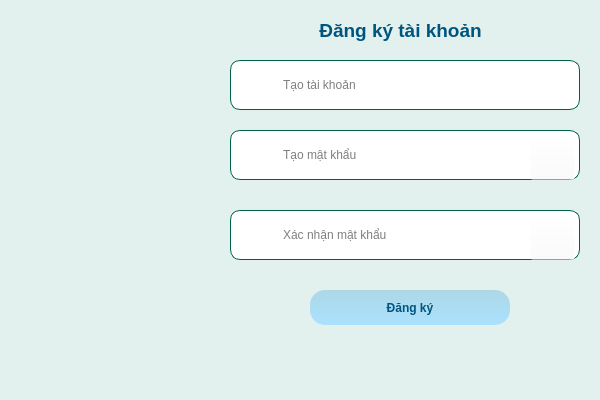
<?xml version="1.0" encoding="UTF-8"?>
<ui version="4.0">
 <class>Dialog</class>
 <widget class="QDialog" name="Dialog">
  <property name="geometry">
   <rect>
    <x>0</x>
    <y>0</y>
    <width>600</width>
    <height>400</height>
   </rect>
  </property>
  <property name="windowTitle">
   <string>Màn hình đăng ký tài khoản</string>
  </property>
  <property name="styleSheet">
   <string notr="true">QLineEdit{
padding-left:50px;
background: white;
border: 1px solid #005F49;
border-radius: 10px
}
QLineEdit:focus{
border: 2px solid #005F49;
}
QLabel{
color:#00557F;
font:bold
}
QDialog{
background-color:#E3F1EE;
background-image: url(:/icon/icon/bg.jpg)
}

#btn_signup{
	background-color: qlineargradient(spread:pad, x1:0, y1:0, x2:0, y2:1, stop:0 rgba(173, 216, 230, 255), stop:1 rgba(170, 225, 255, 255));
	border-radius: 15px;
	color: #00557F;
	font-weight:bold
}
#btn_signup:hover{
	background-color: #00557F;
	cursor: pointer;
    color: white;
}
#btn_back{
	background-color: qlineargradient(spread:pad, x1:0, y1:0, x2:0, y2:1, stop:0 rgba(173, 216, 230, 255), stop:1 rgba(170, 225, 255, 255));
	border-radius: 15px;
	color: rgb(245, 245, 235);
}
#btn_back:hover{
	background-color: rgba(200, 216, 230, 255);
	cursor: pointer;
    color: black;
}</string>
  </property>
  <widget class="QLabel" name="label_4">
   <property name="geometry">
    <rect>
     <x>300</x>
     <y>10</y>
     <width>201</width>
     <height>41</height>
    </rect>
   </property>
   <property name="minimumSize">
    <size>
     <width>0</width>
     <height>0</height>
    </size>
   </property>
   <property name="font">
    <font>
     <family>Segoe UI</family>
     <pointsize>14</pointsize>
     <weight>75</weight>
     <bold>true</bold>
    </font>
   </property>
   <property name="styleSheet">
    <string notr="true">text-align: center</string>
   </property>
   <property name="text">
    <string>Đăng ký tài khoản</string>
   </property>
   <property name="alignment">
    <set>Qt::AlignCenter</set>
   </property>
   <property name="indent">
    <number>-1</number>
   </property>
  </widget>
  <widget class="QPushButton" name="btn_signup">
   <property name="geometry">
    <rect>
     <x>310</x>
     <y>290</y>
     <width>200</width>
     <height>35</height>
    </rect>
   </property>
   <property name="font">
    <font>
     <weight>75</weight>
     <bold>true</bold>
    </font>
   </property>
   <property name="cursor">
    <cursorShape>PointingHandCursor</cursorShape>
   </property>
   <property name="styleSheet">
    <string notr="true"/>
   </property>
   <property name="text">
    <string>Đăng ký</string>
   </property>
  </widget>
  <widget class="QLineEdit" name="txt_username">
   <property name="geometry">
    <rect>
     <x>230</x>
     <y>60</y>
     <width>350</width>
     <height>50</height>
    </rect>
   </property>
   <property name="minimumSize">
    <size>
     <width>350</width>
     <height>50</height>
    </size>
   </property>
   <property name="maximumSize">
    <size>
     <width>350</width>
     <height>50</height>
    </size>
   </property>
   <property name="placeholderText">
    <string>Tạo tài khoản</string>
   </property>
  </widget>
  <widget class="QPushButton" name="btn_hidepass">
   <property name="geometry">
    <rect>
     <x>530</x>
     <y>135</y>
     <width>45</width>
     <height>45</height>
    </rect>
   </property>
   <property name="minimumSize">
    <size>
     <width>40</width>
     <height>40</height>
    </size>
   </property>
   <property name="maximumSize">
    <size>
     <width>50</width>
     <height>50</height>
    </size>
   </property>
   <property name="cursor">
    <cursorShape>PointingHandCursor</cursorShape>
   </property>
   <property name="styleSheet">
    <string notr="true">background-color: rgba(255, 255, 255, 0);</string>
   </property>
   <property name="text">
    <string/>
   </property>
   <property name="icon">
    <iconset resource="resource.qrc">
     <normaloff>:/icon/icon/hidepass.png</normaloff>:/icon/icon/hidepass.png</iconset>
   </property>
  </widget>
  <widget class="QLineEdit" name="txt_repassword">
   <property name="geometry">
    <rect>
     <x>230</x>
     <y>210</y>
     <width>350</width>
     <height>50</height>
    </rect>
   </property>
   <property name="minimumSize">
    <size>
     <width>350</width>
     <height>50</height>
    </size>
   </property>
   <property name="maximumSize">
    <size>
     <width>350</width>
     <height>50</height>
    </size>
   </property>
   <property name="placeholderText">
    <string>Xác nhận mật khẩu</string>
   </property>
  </widget>
  <widget class="QPushButton" name="btn_hiderepass">
   <property name="geometry">
    <rect>
     <x>530</x>
     <y>215</y>
     <width>45</width>
     <height>45</height>
    </rect>
   </property>
   <property name="minimumSize">
    <size>
     <width>40</width>
     <height>40</height>
    </size>
   </property>
   <property name="maximumSize">
    <size>
     <width>50</width>
     <height>50</height>
    </size>
   </property>
   <property name="cursor">
    <cursorShape>PointingHandCursor</cursorShape>
   </property>
   <property name="styleSheet">
    <string notr="true">background-color: rgba(255, 255, 255, 0);</string>
   </property>
   <property name="text">
    <string/>
   </property>
   <property name="icon">
    <iconset resource="resource.qrc">
     <normaloff>:/icon/icon/hidepass.png</normaloff>:/icon/icon/hidepass.png</iconset>
   </property>
  </widget>
  <widget class="QLineEdit" name="txt_password">
   <property name="geometry">
    <rect>
     <x>230</x>
     <y>130</y>
     <width>350</width>
     <height>50</height>
    </rect>
   </property>
   <property name="minimumSize">
    <size>
     <width>350</width>
     <height>50</height>
    </size>
   </property>
   <property name="maximumSize">
    <size>
     <width>350</width>
     <height>50</height>
    </size>
   </property>
   <property name="placeholderText">
    <string>Tạo mật khẩu</string>
   </property>
  </widget>
  <widget class="QLabel" name="label">
   <property name="geometry">
    <rect>
     <x>10</x>
     <y>60</y>
     <width>200</width>
     <height>200</height>
    </rect>
   </property>
   <property name="styleSheet">
    <string notr="true">image: url(:/icon/icon/login.jpg);</string>
   </property>
   <property name="text">
    <string/>
   </property>
  </widget>
  <widget class="QLabel" name="label_5">
   <property name="geometry">
    <rect>
     <x>240</x>
     <y>70</y>
     <width>30</width>
     <height>30</height>
    </rect>
   </property>
   <property name="styleSheet">
    <string notr="true">image: url(:/icon/icon/user.png);
border-radius: 10px;</string>
   </property>
   <property name="text">
    <string/>
   </property>
  </widget>
  <widget class="QLabel" name="label_2">
   <property name="geometry">
    <rect>
     <x>240</x>
     <y>140</y>
     <width>30</width>
     <height>30</height>
    </rect>
   </property>
   <property name="styleSheet">
    <string notr="true">image: url(:/icon/icon/password.png);
background-color: none;
border-radius: 10px</string>
   </property>
   <property name="text">
    <string/>
   </property>
  </widget>
  <widget class="QLabel" name="label_3">
   <property name="geometry">
    <rect>
     <x>240</x>
     <y>220</y>
     <width>30</width>
     <height>30</height>
    </rect>
   </property>
   <property name="styleSheet">
    <string notr="true">image: url(:/icon/icon/password.png);
background-color: none;
border-radius: 10px</string>
   </property>
   <property name="text">
    <string/>
   </property>
  </widget>
  <zorder>txt_password</zorder>
  <zorder>label_4</zorder>
  <zorder>btn_signup</zorder>
  <zorder>txt_username</zorder>
  <zorder>btn_hidepass</zorder>
  <zorder>txt_repassword</zorder>
  <zorder>btn_hiderepass</zorder>
  <zorder>label</zorder>
  <zorder>label_5</zorder>
  <zorder>label_2</zorder>
  <zorder>label_3</zorder>
 </widget>
 <resources>
  <include location="resource.qrc"/>
 </resources>
 <connections/>
</ui>
